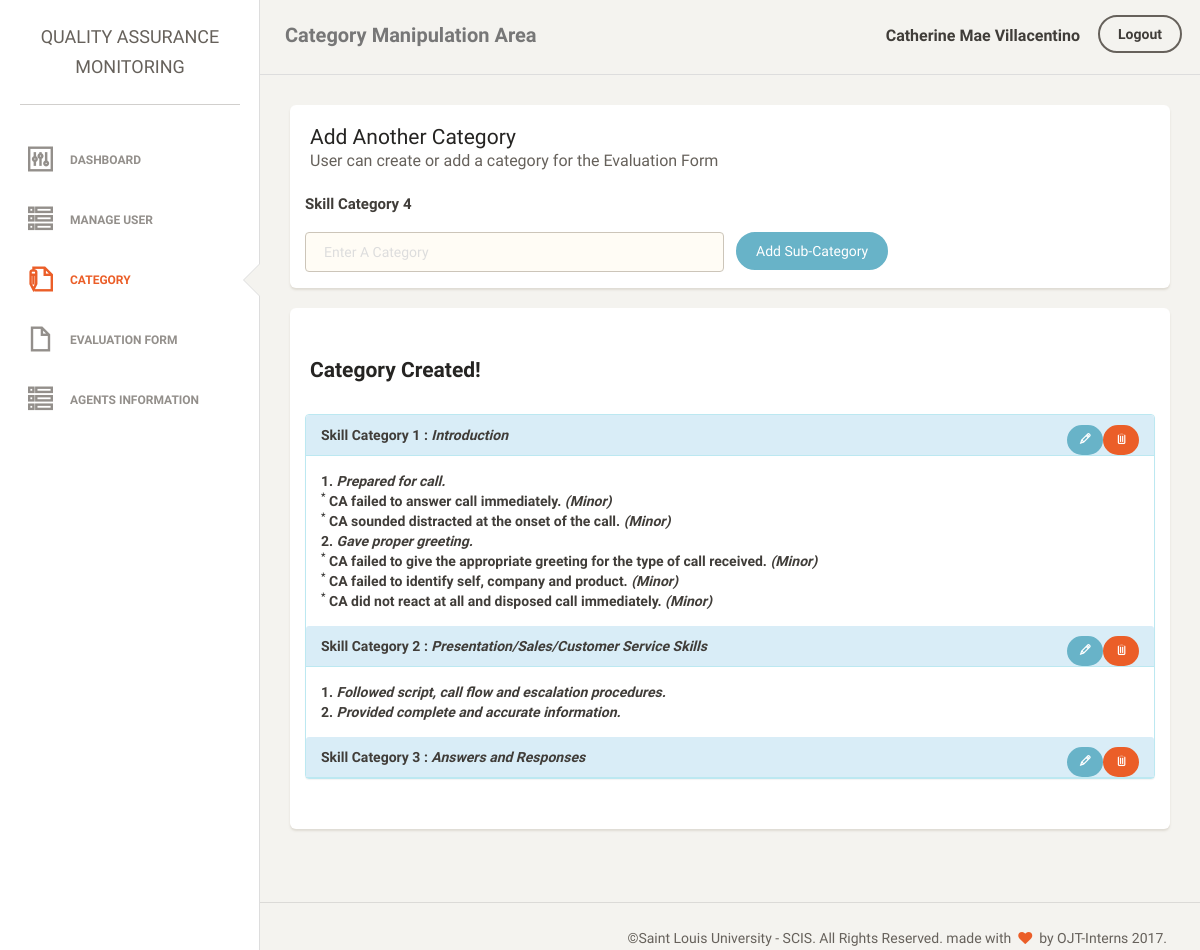
The app's page /dashboard/cat.php (signed in) with its own data.
### tables this page shows
CREATE TABLE `category` (
  `idCat` int(11) NOT NULL AUTO_INCREMENT,
  `catNum` int(11) NOT NULL,
  `txtCat` varchar(1000) NOT NULL,
  PRIMARY KEY (`idCat`)
);

CREATE TABLE `subcategory` (
  `idSub` int(11) NOT NULL AUTO_INCREMENT,
  `subCatNum` int(11) NOT NULL,
  `txtSub` varchar(1000) NOT NULL,
  `idCat` int(11) NOT NULL,
  PRIMARY KEY (`idSub`)
);

CREATE TABLE `violation` (
  `idViolation` int(11) NOT NULL AUTO_INCREMENT,
  `txtViolation` varchar(1000) NOT NULL,
  `intensity` enum('Minor','Major','Extreme') NOT NULL DEFAULT 'Minor',
  `idSub` int(11) NOT NULL,
  PRIMARY KEY (`idViolation`)
);

### dashboard/cat.php (the view, shortened to what this page needs)
<?php
    $db = new mysqli("localhost", "root", "", "ntu_monitoring");
?>
<?php
    $email = $_SESSION['username'];
    $queryName = mysqli_query($db, "SELECT CONCAT(firstname, ' ' ,lastname) as name, userId, type FROM user WHERE email = '$email'");
    $rowUser = $queryName->fetch_assoc();
    $name = $rowUser['name'];
    $id = $rowUser['userId'];
    $type = $rowUser['type'];
?>
<!doctype html>
<html lang="en">
<head>
    <link href="assets/css/bootstrap.min.css" rel="stylesheet" />
    <link href="assets/css/animate.min.css" rel="stylesheet"/>
    <link href="assets/css/paper-dashboard.css" rel="stylesheet"/>
    <link href="http://maxcdn.bootstrapcdn.com/font-awesome/latest/css/font-awesome.min.css" rel="stylesheet">
    <link href="assets/css/themify-icons.css" rel="stylesheet">
</head>
<body>
<div class="wrapper">
    <div class="sidebar" data-background-color="white" data-active-color="danger">
    	<div class="sidebar-wrapper">
            <div class="logo">
                <a href="dashboard.php" class="simple-text">
                    QUALITY ASSURANCE  MONITORING
                </a>
            </div>
            <ul class="nav">
                <li >
                    <a href="dashboard.php">
                        <i class="ti-panel"></i>
                        <p>Dashboard</p>
                    </a>
                </li>
                <?php
                    if($type == 'Super Admin'){
                       echo "<li>
                                <a href='user.php'>
                                    <i class='ti-view-list-alt'></i>
                                    <p>Manage User</p>
                                </a>
                            </li>";
                    }
                    if($type != 'Regular'){
                        echo "<li class='active'>
                                <a href='cat.php'>
                                    <i class='ti-write'></i>
                                    <p>Category</p>
                                </a>
                            </li>";
                    }
                ?>
                <li>
                    <a href="eval.php">
                        <i class="ti-file"></i>
                        <p>Evaluation Form</p>
                    </a>
                </li>
                <?php
                    if($type == 'Super Admin'){
                       echo "<li>
                                <a href='userList.php'>
                                    <i class='ti-view-list-alt'></i>
                                    <p>Agents Information</p>
                                </a>
                            </li>";
                    }
                ?>
            </ul>
    	</div>
    </div>
    <div class="main-panel">
        <nav class="navbar navbar-default">
            <div class="container-fluid">
                <div class="navbar-header">
                    <a class="navbar-brand" href="#">Category Manipulation Area</a>
                </div>
                <div class="collapse navbar-collapse">
                    <ul class="nav navbar-nav navbar-right">
                        <li>
                             <?php
                                echo "<a href='editAccount?id=$id' class='simple-text'>";
                                    echo "<strong>". $name . "</strong>";
                                echo "</a>";
                            ?>
                        </li>
                         <li>
                            <form action="<?php echo htmlspecialchars($_SERVER["PHP_SELF"]); ?>" method="POST">
                                <button type="submit" name="Logout" class="btn btn-link" style="text-decoration: none;"><strong>Logout</strong></button>
                            </form>
                        </li>
                    </ul>
                </div>
            </div>
        </nav>
        <?php
            $category =mysqli_query($db, "SELECT ifnull(COUNT(idCat), 0 ) 'c' FROM category");
            $rowCount = $category->fetch_assoc();
            $c = $rowCount['c'];
        ?>
        <div class="content">
            <div class="container-fluid">
                <div class="card">
                    <div class="header">
                        <h4 class="title"><?php
                            if($c == 0){
                                echo "Create A Category";
                            }else{
                                echo "Add Another Category";
                            }
                        ?> </h4>
                        <small class="description">User can create or add a category for the Evaluation Form</small>
                    </div>
                    <div class="content">
                       <?php
                            $n="SELECT catNum from category ORDER BY catNum DESC LIMIT 1";
                            $r = mysqli_query($db, $n);
                            $rowN = $r->fetch_assoc();
                            $number = $rowN["catNum"];
                            if($number ==  0 || $number ==  null ){
                                $number = 0 + 1;
                            }else{
                                $number++;
                            }
                        ?>
                        <form action ="cat.php" method="post">
                            <div class="form-top">
                                <div class="row">
                                    <div class="col-md-6">
                                        <label><strong>Skill Category <?php echo $number; ?></strong></label>
                                    </div>
                                </div>
                                <div class="row">
                                    <div class="form-group">
                                        <div class="col-md-6">
                                            <input type="text" name ='cat' class="form-control border-input" placeholder="Enter A Category">
                                        </div>
                                        <div class="col-md-6">
                                            <button type="submit" class="btn btn-info btn-fill" name="create">Add Sub-Category</button>
                                        </div>
                                    </div>
                                </div>
                            </div>
                        </form>
                    </div>
                </div>
                <div class="card">
                    <div class="header">
                        <div class="title">
                            <h4>Category Created!</h4>
                        </div>
                    </div>
                    <div class="content">
                        <?php
                            $queryCat="SELECT txtCat, idCat, catNum FROM category";
                            if ($result=mysqli_query($db, $queryCat)) {
                                if(mysqli_num_rows($result) > 0) {
                                    echo "<div class='panel panel-info'>";
                                    while ($row=mysqli_fetch_assoc($result)) {
                                        $txtC = $row['txtCat'];
                                        $cId = $row['idCat'];
                                        $numC = $row['catNum'];
                         ?>
                                        <div class="panel-heading">
                                            <strong> Skill Category <?php echo $numC; ?> : <em><?php echo $txtC; ?></em> </strong>
                                                <a href="#delete<?php echo $cId;?>" data-toggle="modal" class="pull-right"><button type="button" class='btn btn-danger btn-sm btn-fill'> <i class='ti-trash' aria-hidden="true"></i></button></a>
                                                <a href="#edit<?php echo $cId;?>" data-toggle="modal" class="pull-right"><button type="button" class='btn btn-info btn-sm btn-fill'> <i class='ti-pencil' aria-hidden="true"></i></button></a>
                                        </div>
                        <?php
                                        $querySub = "SELECT txtSub, idSub, subCatNum FROM subcategory WHERE idCat='$cId'";
                                        if($resultSub=mysqli_query($db, $querySub)){
                                            if($rowSub=mysqli_num_rows($resultSub) > 0){
                                                echo "<div class='panel-body'>";
                                                while($rowSub=mysqli_fetch_assoc($resultSub)){
                                                    $txtS = $rowSub['txtSub'];
                                                    $numS = $rowSub['subCatNum'];
                                                    $sId = $rowSub['idSub'];
                                                    echo "<div class='row'><div class='col-md-8'><strong>$numS. <em>$txtS</em></strong></div></div>";
                                                    $queryV ="SELECT txtViolation, idViolation, intensity FROM violation WHERE idSub ='$sId' ";
                                                    if($resultV=mysqli_query($db, $queryV)){
                                                        if($rowV=mysqli_num_rows($resultV) > 0){
                                                            while($rowV=mysqli_fetch_assoc($resultV)){
                                                                $txtV = $rowV['txtViolation'];
                                                                $intensity =$rowV['intensity'];
                                                                echo "<div class='row'><div class='col-md-8'><sup>*</sup><strong> $txtV <em> ($intensity)</em></strong></div></div>";
                                                            }
                                                        }
                                                    }
                                                }
                                                echo "</div>";
                                            }
                                        }
                                    }
                                    echo "</div>";
                                    echo "<br>";
                                }else{
                                    echo "<center><div class='row'><h4>There are No Category Stored in the Database</h4></div>  <div class='row'><img src='../image/crying.png' alt='crying image' style='height:30%; width:30%;'></div> </center>";
                                }
                            }
                        ?>
                    </div>
                </div>
            </div>
        </div>
        <footer class="footer">
            <div class="container-fluid">
                <div class="copyright pull-right">
                    &copy;Saint Louis University - SCIS. All Rights Reserved. made with <i class="fa fa-heart heart"></i> by OJT-Interns <script>document.write(new Date().getFullYear())</script>.
                </div>
            </div>
        </footer>
    </div>
</div>
</body>
</html>

### records on screen
category: catNum "1", txtCat "Introduction"
subcategory: subCatNum "1", txtSub "Prepared for call."
violation: txtViolation "CA failed to answer call immediately.", intensity "Minor"
violation: txtViolation "CA sounded distracted at the onset of the call.", intensity "Minor"
subcategory: subCatNum "2", txtSub "Gave proper greeting."
violation: txtViolation "CA failed to give the appropriate greeting for the type of call received.", intensity "Minor"
violation: txtViolation "CA failed to identify self, company and product.", intensity "Minor"
violation: txtViolation "CA did not react at all and disposed call immediately.", intensity "Minor"
category: catNum "2", txtCat "Presentation/Sales/Customer Service Skills"
subcategory: subCatNum "1", txtSub "Followed script, call flow and escalation procedures."
subcategory: subCatNum "2", txtSub "Provided complete and accurate information."
category: catNum "3", txtCat "Answers and Responses"

### other values on screen
$name "Catherine Mae Villacentino"
$number "4"
